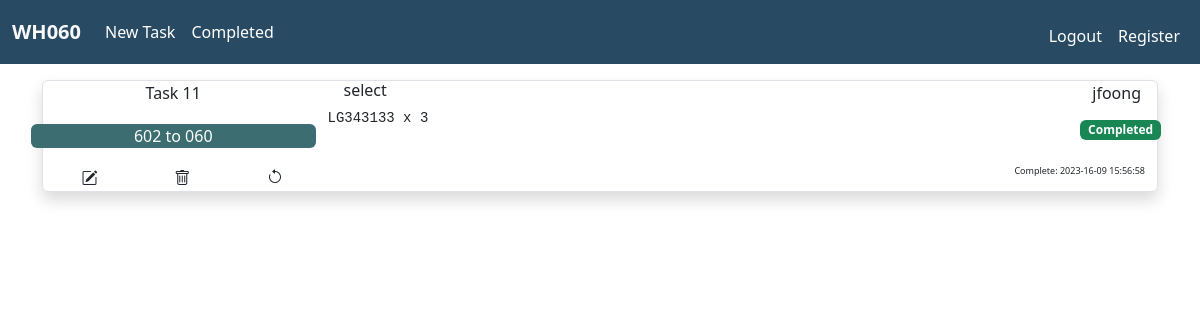
Before: /completed (signed in) with the older database file.
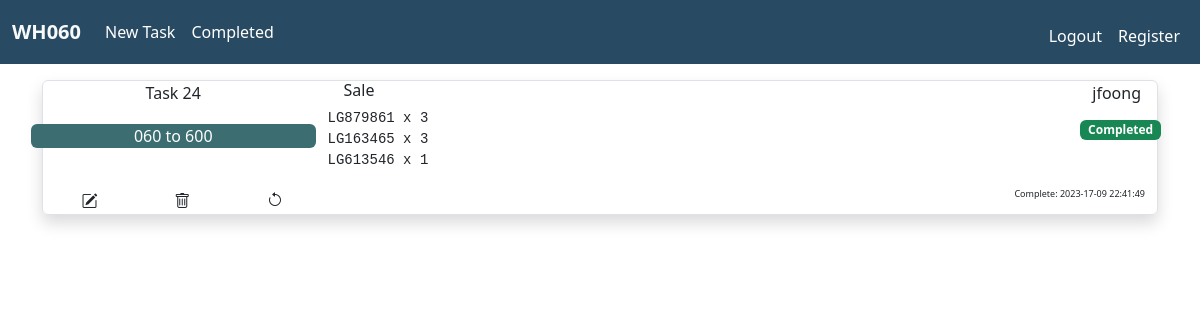
After: the same page with the newer database file.
### tables this page shows
CREATE TABLE tasks (task_id INTEGER PRIMARY KEY AUTOINCREMENT NOT NULL, user_id INTEGER NOT NULL, task_name TEXT NOT NULL, reference TEXT NOT NULL, task TEXT NOT NULL, datetime DATETIME, status TEXT DEFAULT "To do", completed_datetime DATETIME, FOREIGN KEY (user_id) REFERENCES users(id));

CREATE TABLE users (id INTEGER PRIMARY KEY AUTOINCREMENT NOT NULL, username TEXT NOT NULL);

### app.py (the view)
@app.route("/completed", methods=["POST", "GET"])
@login_required
def completed():
    if request.method == "POST":
        task_id = request.form.get("task_id")
        conn = sqlite3.connect(my_file)
        cur = conn.cursor()
        cur.execute(
            "UPDATE tasks SET status = 'To do', completed_datetime = ? WHERE task_id = ?", (None, task_id)
        )
        flash("Task " + task_id + " Status changed to To do")
        conn.commit()
        cur.close()
        conn.close()
        return redirect("/")
    else:
        conn = sqlite3.connect(my_file)
        conn.row_factory = sqlite3.Row
        cur = conn.cursor()
        cur.execute(
            "SELECT * FROM tasks JOIN users ON id = user_id WHERE status = 'Completed'"
        )
        completed_tasks = cur.fetchall()
        cur.close()
        conn.close()
        return render_template("completed.html", completed_tasks=completed_tasks)

### app.py (called while the page is built)
@app.after_request
def after_request(response):
    response.headers["Cache-Control"] = "no-cache, no-store, must-revalidate"
    response.headers["Expires"] = 0
    response.headers["Pragma"] = "no-cache"
    return response

### helpers.py (called while the page is built)
def login_required(f):
    @wraps(f)
    def decorated_function(*args, **kwargs):
        if session.get("user_id") is None:
            return redirect("/login")
        return f(*args, **kwargs)
    return decorated_function

### templates/completed.html (shortened to what this page needs)
{% extends "layout.html" %}
{% block main %}
{% for task in completed_tasks %}
<div class="container px-0 my-3 border shadow text-center rounded">
  <div class="row no-gutters px-0">
    <div class="col-3 px-0">
      <span>Task {{ task.task_id }}</span>
    </div>
    <div class="col">
      <h6 class="text-start mx-3">{{ task.reference }}</h6>
    </div>
    <div class="col-3 d-flex justify-content-end">
      <span class="pe-3">{{ task.username }} </span>
    </div>
  </div>
  <div class="row no-gutters">
    <div class="col-3 rounded my-3 p-0">
      <div class="container rounded px-2 task_name_box">
      <span>{{ task.task_name }}</span>
      </div>
    </div>
    <div class="col-6 text-start">
      <pre class="task_text">
            {{ task.task }}
      </pre>
    </div>
    <div class="col-3 text-end p-2">
      <span class="badge bg-success">{{ task.status }}</span>
    </div>
  </div>
  <div class="container">
    <div class="row no-gutters p-0">
      <div class="col-1 d-flex justify-content-center rounded-start p-0 m-0">
        <form action="/edittask" method="get">
          <button type="submit" class="btn m-0 p-0" name=task_id value="{{ task.task_id }}">
              <i class="bi bi-pencil-square"></i></button>
        </form>
      </div>
      <div class="col-1 d-flex justify-content-center px-0 m-0">
        <button type="button" class="btn m-0 p-0" data-bs-toggle="modal" data-bs-target="#confirmdelete_{{ task.task_id }}"><i
            class="bi bi-trash"></i></button>
      </div>
      <div class="col-1 d-flex justify-content-center px-0 m-0">
        <form action="/completed" method="post">
          <button type="submit" class="btn m-0 p-0 d-flex flex-row-reverse" name=task_id value="{{ task.task_id }}">
            <i class="bi bi-arrow-counterclockwise"></i></button>
        </form>
      </div>
      <div class="col-6">
      </div>
      <div class="col-3 d-flex justify-content-end">
        <span class="date_time">
          Complete: {{ task.completed_datetime }}
        </span>
      </div>
    </div>
  </div>
</div>
{% endfor %}
{% endblock %}

### templates/layout.html (shortened to what this page needs)
<!DOCTYPE html>
<html lang="en">
<head>
  <link href="https://cdn.jsdelivr.net/npm/bootstrap@5.3.1/dist/css/bootstrap.min.css" rel="stylesheet"
>
  <link rel="stylesheet" href="https://cdn.jsdelivr.net/npm/bootstrap-icons@1.10.5/font/bootstrap-icons.css">
  <link rel="stylesheet" href='/static/style.css' />
</head>
<body>
  <nav class="navbar navbar-expand-lg" data-bs-theme="dark">
    <div class="container-xxl">
      <a href="/" class="navbar-brand">
        <span class="fw-bold text-light">WH060</span>
      </a>
      <div class="collapse navbar-collapse align-center" id="main-nav">
        {% if session["user_id"] %}
        <ul class="navbar-nav">
          <li class="nav-item">
            <a class="nav-link" href="/newtask">New Task</a>
          </li>
          <li class="nav-item">
            <a class="nav-link" href="/completed">Completed</a>
          </li>
        </ul>
        <ul class="navbar-nav ms-auto mt-2">
          <li class="nav-item">
            <a class="nav-link" href="/logout">Logout</a>
          </li>
        </ul>
            {% else %}
          <ul class="navbar-nav ms-auto mt-2">
            <li class="nav-item">
              <a class="nav-link" href="/login">Login</a>
            </li>
          </ul>
            {% endif %}
        {% if session["admin"] == true %}
          <ul class="navbar-nav mt-2">
            <li class="nav-item">
              <a class="nav-link" href="/register">Register</a>
            </li>
          </ul>
        {% endif %}
      </div>
  </nav>
  <main class="container text-center">
    {% block main %}{% endblock %}
  </main>
</body>
</html>

### static/style.css (style rules this page uses)
.task_name_box { background-color: #3C6E71; color: #ffffff; }
.task_text { white-space: pre-line; }
.date_time { font-size: xx-small; }
.navbar { background-color: #284B63; color: white; }
.nav-link { color: white; }

Changed rows visible on the page:
removed tasks: task_id "11", reference "select", username "jfoong", task_name "602 to 060", task "LG343133 x 3", status "Completed", completed_datetime "2023-16-09 15:56:58"
added tasks: task_id "24", reference "Sale", username "jfoong", task_name "060 to 600", task "LG879861 x 3 LG163465 x 3 LG613546 x 1", status "Completed", completed_datetime "2023-17-09 22:41:49"
